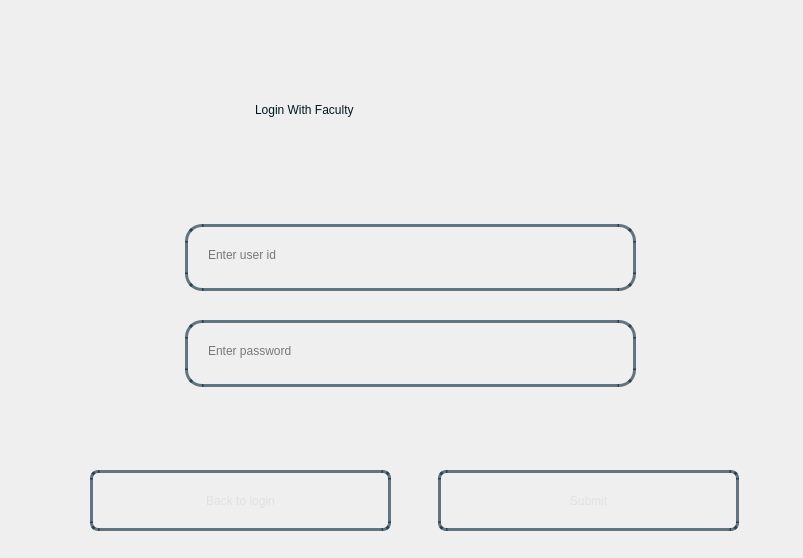
<?xml version="1.0" encoding="UTF-8"?>
<ui version="4.0">
 <class>Dialog</class>
 <widget class="QDialog" name="Dialog">
  <property name="geometry">
   <rect>
    <x>0</x>
    <y>0</y>
    <width>803</width>
    <height>558</height>
   </rect>
  </property>
  <property name="windowTitle">
   <string>Dialog</string>
  </property>
  <widget class="QWidget" name="bgwidget" native="true">
   <property name="geometry">
    <rect>
     <x>-10</x>
     <y>0</y>
     <width>811</width>
     <height>561</height>
    </rect>
   </property>
   <property name="styleSheet">
    <string notr="true">QWidget#bgwidget{
background-color:qlineargradient(x1: 1, y1: 1, x2:1, y2: 0.2, stop: 0 rgba(0, 52, 89,140),
stop: 1 rgba(0, 168, 232,190))
}
</string>
   </property>
   <widget class="QLabel" name="label">
    <property name="geometry">
     <rect>
      <x>265</x>
      <y>54</y>
      <width>421</width>
      <height>111</height>
     </rect>
    </property>
    <property name="styleSheet">
     <string notr="true">font: 24pt &quot;Sans Serif Collection&quot;;
color: rgba(0,23,31,255);
</string>
    </property>
    <property name="text">
     <string>Login With Faculty</string>
    </property>
   </widget>
   <widget class="QPushButton" name="submitBtn">
    <property name="geometry">
     <rect>
      <x>448</x>
      <y>470</y>
      <width>301</width>
      <height>61</height>
     </rect>
    </property>
    <property name="styleSheet">
     <string notr="true">QPushButton{
border-radius:8px;
border:3px solid rgba(0,30,50,150);
color:rgba(225,225,225,255);
background-color:rgba(0,0,0,0);
font: 22pt &quot;Sans Serif Collection&quot;;
}
.QPushButton:hover
{
   background-color:white;
	color: rgba(0,30,50,150);
}

</string>
    </property>
    <property name="text">
     <string>Submit</string>
    </property>
   </widget>
   <widget class="QLabel" name="error">
    <property name="geometry">
     <rect>
      <x>210</x>
      <y>400</y>
      <width>441</width>
      <height>41</height>
     </rect>
    </property>
    <property name="styleSheet">
     <string notr="true">font: 14pt &quot;Sans Serif Collection&quot;;
color:red;
background-color: rgba(0,0,0,0);</string>
    </property>
    <property name="text">
     <string/>
    </property>
   </widget>
   <widget class="QPushButton" name="backBtn">
    <property name="geometry">
     <rect>
      <x>100</x>
      <y>470</y>
      <width>301</width>
      <height>61</height>
     </rect>
    </property>
    <property name="styleSheet">
     <string notr="true">QPushButton{
border-radius:8px;
border:3px solid rgba(0,30,50,150);
color:rgba(225,225,225,255);
background-color:rgba(0,0,0,0);
font: 22pt &quot;Sans Serif Collection&quot;;
}
.QPushButton:hover
{
   background-color:white;
	color: rgba(0,30,50,150);
}

</string>
    </property>
    <property name="text">
     <string>Back to login</string>
    </property>
   </widget>
   <widget class="QLineEdit" name="userId">
    <property name="geometry">
     <rect>
      <x>195</x>
      <y>224</y>
      <width>451</width>
      <height>67</height>
     </rect>
    </property>
    <property name="styleSheet">
     <string notr="true">.QLineEdit{
border-radius:17px;
background-color:rgba(0,0,0,0);
border:3px solid rgba(0,30,50,150);
font: 18pt &quot;Sans Serif Collection&quot;;
padding:18px;
padding-top:12px;
}

.QLineEdit:focus{
	background-color:rgba(255,255,255,255);

}</string>
    </property>
    <property name="text">
     <string/>
    </property>
    <property name="placeholderText">
     <string>Enter user id</string>
    </property>
    <property name="clearButtonEnabled">
     <bool>true</bool>
    </property>
   </widget>
   <widget class="QLineEdit" name="password">
    <property name="geometry">
     <rect>
      <x>195</x>
      <y>320</y>
      <width>451</width>
      <height>67</height>
     </rect>
    </property>
    <property name="styleSheet">
     <string notr="true">.QLineEdit{
border-radius:17px;
background-color:rgba(0,0,0,0);
border:3px solid rgba(0,30,50,150);
font: 18pt &quot;Sans Serif Collection&quot;;
padding:18px;
padding-top:12px;
}

.QLineEdit:focus{
	background-color:rgba(255,255,255,255);

}</string>
    </property>
    <property name="text">
     <string/>
    </property>
    <property name="placeholderText">
     <string>Enter password</string>
    </property>
    <property name="clearButtonEnabled">
     <bool>true</bool>
    </property>
   </widget>
  </widget>
 </widget>
 <resources/>
 <connections/>
</ui>
